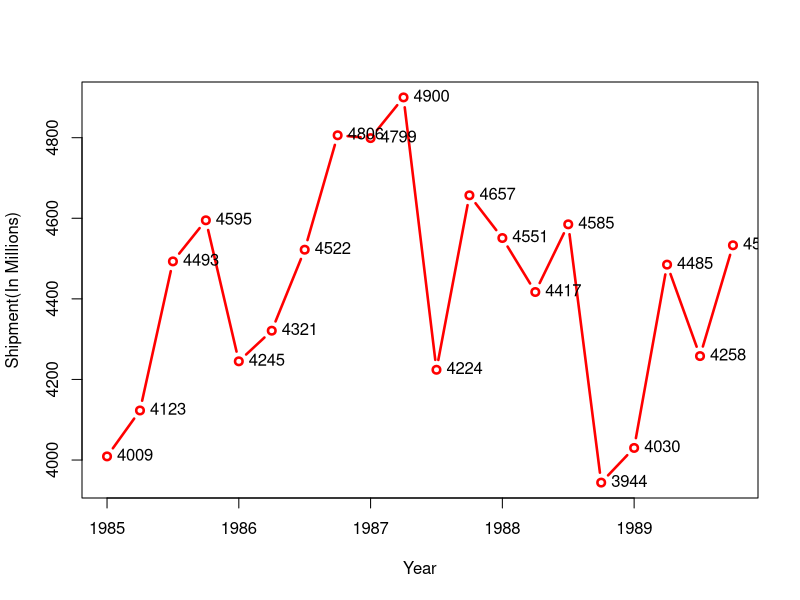

This chart was generated by the following R code:
df_as = read.csv("Data/ApplianceShipments.csv")
summary(df_as)
shipment.ts = ts(df_as$Shipments, start = c(1985, 1), end = c(1989, 4), frequency = 4)
plot(shipment.ts, xlab = "Year", ylab = "Shipment(In Millions)", col="red", type="b", lwd = 2.5)
text(x = shipment.ts, labels = shipment.ts, pos = 4, cex = 1)
